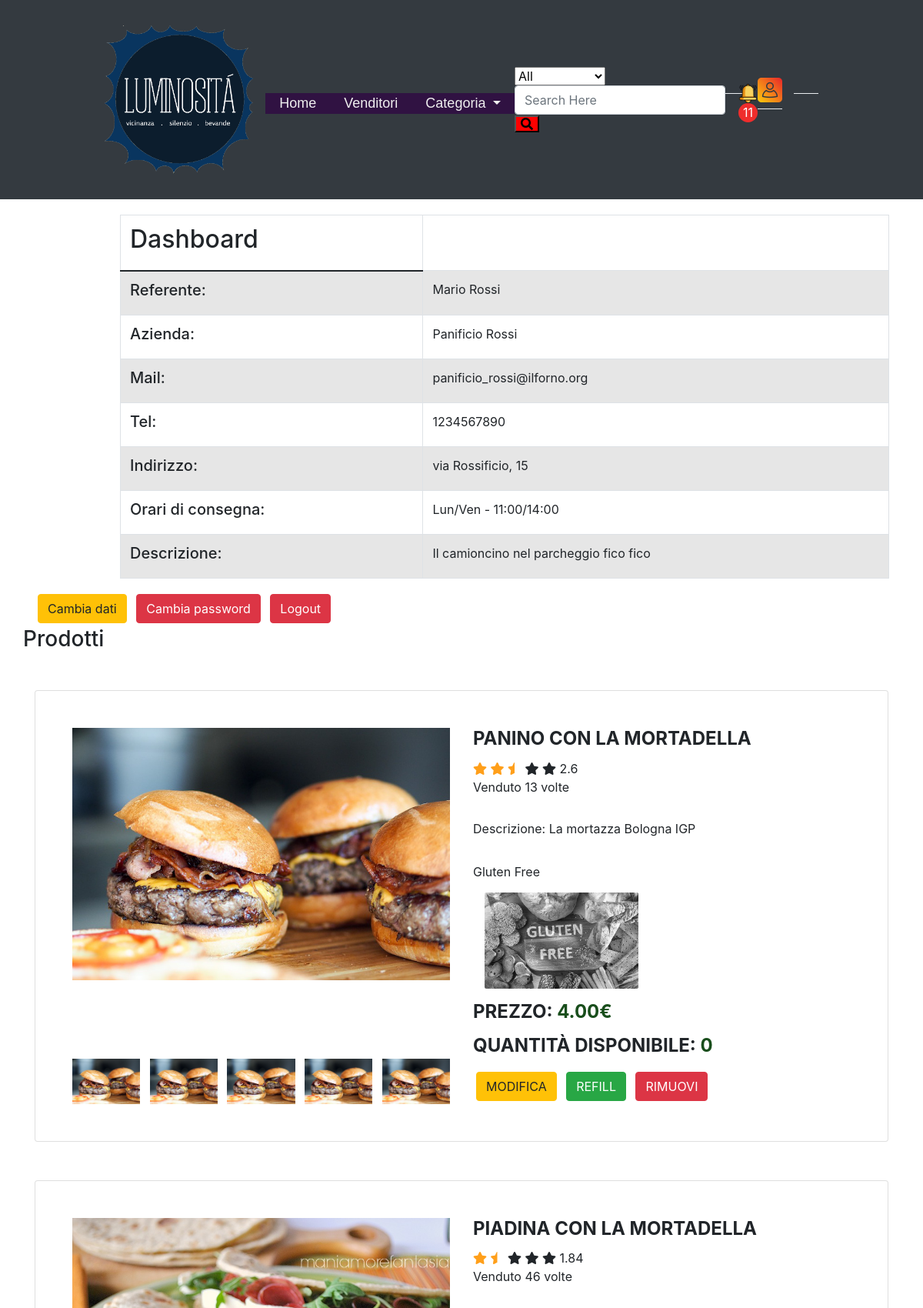
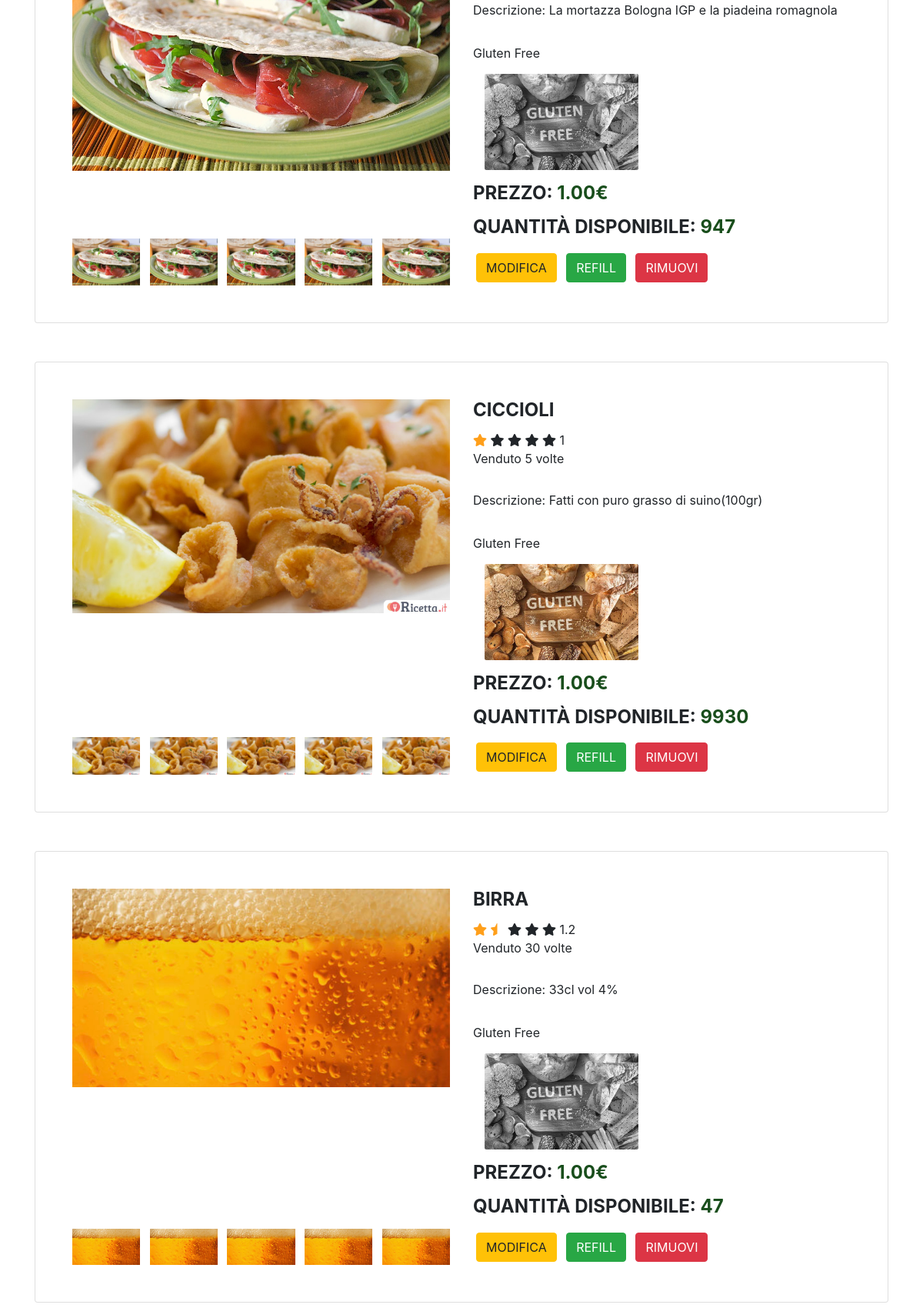
The app's page /login.php (signed in, upper part) with its own data (2 pictures, top to bottom).
### tables this page shows
CREATE TABLE `venditore` (
  `vendorID` int(11) NOT NULL,
  `nomeAzienda` text NOT NULL,
  `indirizzo` text NOT NULL,
  `orariConsegna` text NOT NULL,
  `contatto` text NOT NULL,
  `descrizione` text NOT NULL,
  `userID` int(11) NOT NULL
);

CREATE TABLE `utente` (
  `UserID` int(11) NOT NULL,
  `Nome` text NOT NULL,
  `Cognome` text NOT NULL,
  `Email` text NOT NULL,
  `password` char(128) NOT NULL,
  `salt` char(128) NOT NULL,
  `vendors` tinyint(4) NOT NULL DEFAULT 0
);

CREATE TABLE `prodotto` (
  `prodottoID` int(11) NOT NULL,
  `nomeProd` mediumtext NOT NULL,
  `descrProd` text NOT NULL,
  `prezzo` decimal(10,2) UNSIGNED NOT NULL,
  `glutenFree` tinyint(4) NOT NULL DEFAULT 0,
  `quantity` int(11) UNSIGNED NOT NULL,
  `venduto` int(11) NOT NULL,
  `vendorID` int(11) NOT NULL,
  `foodType` int(11) NOT NULL
);

CREATE TABLE `foodcategory` (
  `CategoryID` int(11) NOT NULL,
  `CategoryName` text NOT NULL,
  `CategoryDescr` text NOT NULL
);

### login.php (called while the page is built, shortened)
<?php
require_once 'bootstrap.php';
if(isset($_POST["username"]) && isset($_POST["password"])){
    $login_result = $dbh->logUser($_POST["mail"], $_POST["pass"]);
    if(count($login_result)==0){
        $templateParams["errorelogin"] = "Errore! Controllare username o password!";
        $templateParams["nome"] = "register.php";
    }
    else{
        registerLoggedUser($login_result[0]);
    }
}
else if(isset($_COOKIE["logged"])){
    if($_COOKIE["logged"]){
        $templateParams["titolo"] = "Dashboard";
        if($_COOKIE["vendors"]==0){
            $templateParams["nome"] = "user_details.php";
            $templateParams["user"] = $dbh->getAllUserLoggedInfo($_COOKIE["mail"], $_COOKIE["id"]);
            $templateParams["randomFoods"] = $dbh->getRandomFoods(10);
        } else {
            $templateParams["nome"] = "vendor_login.php";
            $templateParams["user"] = $dbh->getAllUserLoggedInfo($_COOKIE["mail"], $_COOKIE["id"]);
            $templateParams["foods"] = $dbh->getVendorFoods($_COOKIE["id"]);
        }
    } else if(isset($_POST["mail"]) && !isset($_POST["password"])){
        $templateParams["nome"] = "loggin_in.php";
        $templateParams["mail_created"] = $_POST["mail"];
    }
}
else{
    $templateParams["nome"] = "loggin_in.php";
    $templateParams["titolo"] = "Login";
}
require 'template/base.php';
?>

### db/database.php (called while the page is built, shortened)
<?php
class DatabaseHelper{
    private $db;
    public function __construct($servername, $username, $password, $dbname, $port){
        $this->db = new mysqli($servername, $username, $password, $dbname, $port);
    }
    public function getFoodTypes(){
        $stmt = $this->db->prepare("SELECT CategoryID, CategoryName, CategoryDescr FROM foodcategory");
        $stmt->execute();
        $result = $stmt->get_result();
        return $result->fetch_all(MYSQLI_ASSOC);
    }
    public function starRate($value){
        $val = $value / 5;
        if($val > 5) {
            return $this->starRate($val);
        }
        return $val;
    }
    public function getAllUserLoggedInfo($mail, $id){
        if($_COOKIE["vendors"]==0){
            $query = "SELECT Nome, Cognome, Email, codUnibo, sesso, zoneConsegna, info_pagamento FROM utente INNER JOIN compratore ON utente.UserID = compratore.userID WHERE Email = ? AND utente.UserID = ?";
            $stmt = $this->db->prepare($query);
            $stmt->bind_param('ss', $mail, $id);
        } else {
            $query = "SELECT Nome, Cognome, Email, nomeAzienda, indirizzo, orariConsegna, contatto, descrizione FROM utente INNER JOIN venditore ON utente.UserID = venditore.userID WHERE Email = ? AND utente.UserID = ?";
            $stmt = $this->db->prepare($query);
            $stmt->bind_param('ss', $mail, $id);
        }
        $stmt->execute();
        $result = $stmt->get_result();
        $user = $result->fetch_all(MYSQLI_ASSOC);
        return $user[0];
    }
    public function getVendorFoods($id){
        $sql = "SELECT vendorID FROM venditore WHERE userID = ?";
        $stmt = $this->db->prepare($sql);
        $stmt->bind_param('s', $id);
        $stmt->execute();
        $result = $stmt->get_result();
        $ven = $result->fetch_all(MYSQLI_ASSOC);
        $sql = "SELECT `prodottoID`, `nomeProd`, `descrProd`, `prezzo`, `glutenFree`, `quantity`, `CategoryName`, c2.CategoryID, c1.vendorID, `venduto`
        FROM `prodotto` AS p LEFT JOIN `venditore` AS c1
        ON p.vendorID = c1.vendorID
        LEFT JOIN foodcategory AS c2
        ON p.foodType = c2.CategoryID
        WHERE c1.vendorID = ?;";
        $stmt = $this->db->prepare($sql);
        $stmt->bind_param('s', $ven[0]["vendorID"]);
        $stmt->execute();
        $result = $stmt->get_result();
        $ven = $result->fetch_all(MYSQLI_ASSOC);
        return $ven;
    }
    public function getNotificationToRead($id)
    {
        $sql = "SELECT COUNT(`isRead`) AS 'da_leggere' FROM `notifiche` WHERE `customerID`=? AND `isRead`=0";
        $stmt = $this->db->prepare($sql);
        $stmt->bind_param('i', $id);
        $stmt->execute();
        $result = $stmt->get_result();
        return $result->fetch_all(MYSQLI_ASSOC)[0]['da_leggere'];
    }
}

### bootstrap.php (called while the page is built, shortened)
<?php
require_once("db/database.php");
$dbh = new DatabaseHelper("localhost", "root", "", "luminosita_db", 3306);
?>

### template/vendor_login.php (the view, shortened to what this page needs)
<?php
$user = $templateParams["user"];
?>
<div class="container" id="art">
        <table class="table table-striped table-bordered" style="width: 1000px">
        <thead>
            <tr>
                <th scope="col"><h2>Dashboard</h2></th>
            </tr>
        </thead>
        <tbody>
            <tr>
                <td><h5>Referente:</h5></td>
                <td><?php echo $user["Nome"]." ".$user["Cognome"]; ?></td>
            </tr>
            <tr>
                <td><h5>Azienda:</h5></td>
                <td><?php echo $user["nomeAzienda"]; ?></td>
            </tr>
            <tr>
                <td><h5>Mail:</h5></td>
                <td><?php echo $user["Email"]; ?></td>
            </tr>
            <tr>
                <td><h5>Tel:</h5></td>
                <td><?php echo $user["contatto"]; ?></td>
            </tr>
            <tr>
                <td><h5>Indirizzo:</h5></td>
                <td><?php echo $user["indirizzo"]; ?></td>
            </tr>
            <tr>
                <td><h5>Orari di consegna:</h5></td>
                <td><?php echo $user["orariConsegna"]; ?></td>
            </tr>
            <tr>
                <td><h5>Descrizione:</h5></td>
                <td><?php echo $user["descrizione"]; ?></td>
            </tr>
        </tbody>
        </table>
        <div>
            <a href="change_data.php?datas" class="btn btn-warning m-1">
                Cambia dati
            </a>
            <a href="change_data.php?passData" class="btn btn-danger m-1">
                Cambia password
            </a>
            <a href="login.php" onclick="deleteAllCookies()" class="btn btn-danger m-1">
                Logout
            </a>
        </div>
</div>
<div id="change_data_form" class="container justify-content-center col-md-12">
    <h3>Prodotti</h3>
</div>
<?php
$gluten = UPLOAD_DIR."gluten-free.jpg";
foreach($templateParams["foods"] as $art):
    $img = CAT_DIR.$art["CategoryID"].".".$art["CategoryName"].".jpg";
    $val = $dbh->starRate($art["venduto"]);
    $value = explode('.', $val);
    $int = (int) $value[0];
    $decimal = isset($value[1]) ? (int) $value[1]: 0;
    ?>
    <div class="container">
        <div class="card">
            <div class="container-fliud">
                <div class="wrapper row">
                    <div class="preview col-md-6">
                        <div class="preview-pic tab-content">
                          <div class="tab-pane active" id="<?php echo $art["prodottoID"]; ?>-pic-1"><img src="<?php echo $img; ?>" alt="<?php echo $img; ?>"/></div>
                        </div>
                        <ul class="preview-thumbnail nav nav-tabs">
                          <li class="active"><a data-target="#<?php echo $art["prodottoID"]; ?>-pic-1" data-toggle="tab"><img src="<?php echo $img; ?>" alt="<?php echo $img; ?>"/></a></li>
                          <li><a data-target="#<?php echo $art["prodottoID"]; ?>-pic-2" data-toggle="tab"><img src="<?php echo $img; ?>" alt="<?php echo $img; ?>"/></a></li>
                          <li><a data-target="#<?php echo $art["prodottoID"]; ?>-pic-3" data-toggle="tab"><img src="<?php echo $img; ?>" alt="<?php echo $img; ?>"/></a></li>
                          <li><a data-target="#<?php echo $art["prodottoID"]; ?>-pic-4" data-toggle="tab"><img src="<?php echo $img; ?>" alt="<?php echo $img; ?>"/></a></li>
                          <li><a data-target="#<?php echo $art["prodottoID"]; ?>-pic-5" data-toggle="tab"><img src="<?php echo $img; ?>" alt="<?php echo $img; ?>"/></a></li>
                        </ul>
                    </div>
                    <div class="details col-md-6">
                        <h4 class="card-title product-title"><?php echo $art["nomeProd"]; ?></h4>
                        <div class="rating">
                            <div class="stars">
                                <?php
                                if($decimal==0):
                                    $j = $int;
                                    for($i=0; $i<5; $i++):
                                        if($j>0):
                                            $j--;?>
                                            <span class="fa fa-star checked"></span>
                                        <?php else: ?>
                                            <span class="fa fa-star"></span>
                                  <?php endif;
                                    endfor; ?>
                                <?php else:
                                    $j = $int;
                                    $k = $decimal;
                                    for($i=0; $i<5; $i++):
                                        if($j>0):
                                            $j--;?>
                                            <span class="fa fa-star checked"></span>
                                        <?php
                                        elseif($k>0 && $j==0):
                                            $k=-1; ?>
                                            <span class="fa fa-star-half checked"></span>
                                        <?php else: ?>
                                            <span class="fa fa-star"></span>
                                        <?php endif; ?>
                                    <?php
                                    endfor;
                                endif; ?>
                                <span><?php echo $val; ?></span>
                            </div>
                            <span class="review-no">Venduto <?php echo $art["venduto"];?> volte</span>
                        </div>
                        <p class="product-description"><p>Descrizione: <?php echo $art["descrProd"]; ?></p></p>
                        <p class="product-description">
                            <span class="form-check-label">Gluten Free</span>
                            <div class="col-md-3">
                                <div class="custom-control custom-checkbox image-checkbox">
                                    <label style="width: 200px" class="custom-control-label" for="ck-<?php echo $art["prodottoID"]; ?>">
                                        <img src="<?php echo $gluten; ?>" alt="gluten-free" class="<?php if($art["glutenFree"] == "0") echo "no-gluten"; ?> img-fluid">
                                    </label>
                                </div>
                            </div>
                        </p>
                        <h4 class="price card-text">Prezzo: <span><?php echo $art["prezzo"]; ?>€</span></h4>
                        <h4 class="price">Quantità disponibile: <span><?php echo $art["quantity"]; ?></span></h4>
                        <div class="action">
                            <a href="product_edit.php?edit-type=update&id=<?php echo $art["prodottoID"]; ?>" class="like btn btn-warning m-1">modifica</a>
                            <a href="product_edit.php?edit-type=refill&id=<?php echo $art["prodottoID"]; ?>" class="like btn btn-success m-1">refill</a>
                            <a href="productDelete.php?delete&id=<?php echo $art["prodottoID"]; ?>" class="like btn btn-danger m-1">rimuovi</a>
                        </div>
                    </div>
                </div>
            </div>
        </div>
    </div>
    <?php endforeach; ?>

### css/main_style.css (style rules this page uses)
body, header, h1, h2, h5, ul { margin: 0; padding: 0; }
body { background-color: #e4e4e4; }
.no-gluten { filter: grayscale(100%); }
.custom-control.image-checkbox { position: relative; padding-left: 0; }
.custom-control.image-checkbox label { cursor: pointer; }
.custom-control.image-checkbox label:before { border-color: #007bff; background-color: #007bff; }
.custom-control.image-checkbox label:after, .custom-control.image-checkbox label:before { transition: opacity .3s ease; opacity: 0; left: .25rem; }
.custom-control.image-checkbox label img { border-radius: 2.5px; }
@media screen and (min-width:768px) { table { width: 80%; margin: 0 10%; } }
body { font-family: 'open sans'; overflow-x: hidden; }
.preview { display: -webkit-box; display: -webkit-flex; display: -ms-flexbox; display: flex; -webkit-box-orient: vertical; -webkit-box-direction: normal; -webkit-flex-direction: column; -ms-flex-direction: column; flex-direction: column; }
.preview-pic { -webkit-box-flex: 1; -webkit-flex-grow: 1; -ms-flex-positive: 1; flex-grow: 1; }
.preview-thumbnail.nav-tabs { border: none; margin-top: 15px; }
.preview-thumbnail.nav-tabs li { width: 18%; margin-right: 2.5%; }
.preview-thumbnail.nav-tabs li img { max-width: 100%; display: block; }
.preview-thumbnail.nav-tabs li a { padding: 0; margin: 0; }
.preview-thumbnail.nav-tabs li:last-of-type { margin-right: 0; }
.tab-content { overflow: hidden; }
.tab-content img { width: 100%; -webkit-animation-name: opacity; animation-name: opacity; -webkit-animation-duration: .3s; animation-duration: .3s; }
.card { margin-top: 50px; background: #eee; padding: 3em; line-height: 1.5em; }
@media screen and (min-width: 997px) { .wrapper { display: -webkit-box; display: -webkit-flex; display: -ms-flexbox; display: flex; } }
.details { display: -webkit-box; display: -webkit-flex; display: -ms-flexbox; display: flex; -webkit-box-orient: vertical; -webkit-box-direction: normal; -webkit-flex-direction: column; -ms-flex-direction: column; flex-direction: column; }
.product-title, .price, .sizes, .colors { text-transform: UPPERCASE; font-weight: bold; }
.checked { color: #ff9f1a; }
.price span { color: #194e1c; }
.product-title, .rating, .product-description, .price, .vote, .sizes { margin-bottom: 15px; }
.product-title { margin-top: 0; }
.add-to-cart, .like { background: #ff9f1a; padding: 1.2em 1.5em; border: none; text-transform: UPPERCASE; font-weight: bold; color: #fff; -webkit-transition: background .3s ease; transition: background .3s ease; }

### records on screen
venditore: userID.Nome "Mario", userID.Cognome "Rossi", nomeAzienda "Panificio Rossi", userID.Email "panificio_rossi@ilforno.org", contatto "1234567890", indirizzo "via Rossificio, 15", orariConsegna "Lun/Ven - 11:00/14:00", descrizione "Il camioncino nel parcheggio fico fico"
prodotto: foodType.CategoryName (picture), nomeProd "PANINO CON LA MORTADELLA", venduto "2.6", venduto "13", descrProd "La mortazza Bologna IGP", prezzo "4.00", quantity "0"
prodotto: foodType.CategoryName (picture), nomeProd "PIADINA CON LA MORTADELLA", venduto "1.84", venduto "46", descrProd "La mortazza Bologna IGP e la piadeina romagnola", prezzo "1.00", quantity "947"
prodotto: foodType.CategoryName (picture), nomeProd "CICCIOLI", venduto "1", venduto "5", descrProd "Fatti con puro grasso di suino(100gr)", prezzo "1.00", quantity "9930"
prodotto: foodType.CategoryName (picture), nomeProd "BIRRA", venduto "1.2", venduto "30", descrProd "33cl vol 4%", prezzo "1.00", quantity "47"

### other values on screen
$templateParams["toReadNotif"] "11"
